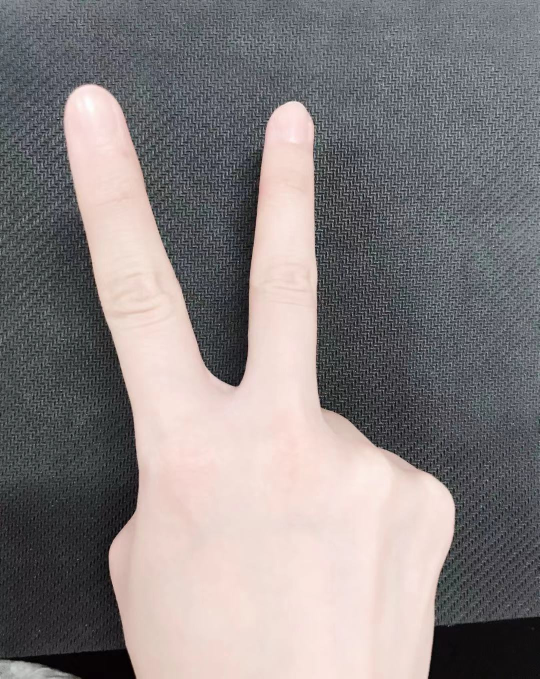
//> input picture 实验/E8/静态手势识别/finger/pp.jpg, 1079 x 1357 px (shown at 1/2 size)
$ ./静态手势识别   (built with g++ and OpenCV 4)
//> lines starting //> are read from the running program, lines starting //| are printed output that depends on the picture; after the words box and inside, x2 and y2 are one past the last pixel; in counts of white or black regions, pixels touching at a corner belong together
// 静态手势识别.cpp : 此文件包含 "main" 函数。程序执行将在此处开始并结束。
//

#include "pch.h"
#include <string>
#include <stdio.h>
#include <iostream>
#include <cstring>
#include <opencv2/opencv.hpp>
#include <opencv2/core/core.hpp>
#include <opencv2/highgui/highgui.hpp>
#include <opencv2/imgproc/imgproc.hpp>
#include <sstream>
#include <iostream>
#include <io.h>
#include <fstream>
#include <iterator>
#include <vector>
#include <Windows.h>
#include <math.h>

using namespace cv;
using namespace std;

//void getFiles(string path, vector<string>& files);
int main()
{
	Mat YCrCb_detect(Mat & input_image);
	void largestArea(Mat &src);
	void getFiles(string path, vector<string>& files);
	//Mat ellipse_detect(Mat& src);
	//int getX(Mat &src);
	//int getY(Mat &src);
	int XLoutline(Mat &src);
	int XRoutline(Mat &src);
	int Youtline(Mat &src);
	//int getArea(Mat &src);
	int saomiao(int row, int col, double R, Mat &src, Mat &temp);

	vector<string> files;
	string filePath = "E:\\C++\\静态手势识别\\finger\\my";
	////获取该路径下的所有文件
	getFiles(filePath, files);

	char str[30];
	int size = files.size();
	int i = 0;
	//while (i < files.size())
	//{
	string path = "E:\\C++\\静态手势识别\\finger\\pp.jpg";//+ files[i];
	int resize_height = 256;
	int resize_width = 256;
	//Mat src = imread(files[i]); //从路径名中读取图片
	//i++;
	Mat src = imread(path);
//> src is the input picture: 1357 rows x 1079 cols, CV_8UC3; mean B, G, R 129.4, 128.8, 134.7
	Mat Dst;
	resize(src, Dst, Size(resize_width, resize_height), (0, 0), (0, 0), INTER_LINEAR);//重新调整图像大小
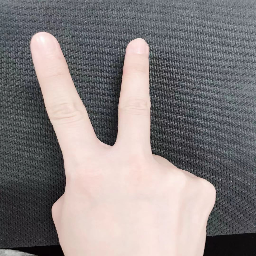
//> Dst: 256 rows x 256 cols, CV_8UC3; mean B, G, R 129.2, 128.7, 134.6
	Mat p2 = YCrCb_detect(Dst);
//> in YCrCb_detect, `cvtColor(src, ycrcb_image, CV_BGR2YCrCb);`: ycrcb_image: 256 rows x 256 cols, CV_8UC3; mean of channels 0, 1, 2 130.5, 130.9, 127.3
//> after the loop in YCrCb_detect, `for (int i = 0; i < src.rows; i++)`:
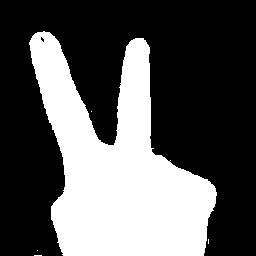
//> output_mask: 256 rows x 256 cols, CV_8UC1; 34.8% white; 5 white regions (4 under 20 px), largest, box (x1, y1, x2, y2) and area: (29, 31, 217, 256) 22768
	Mat gray_image;
	cvtColor(p2, gray_image, CV_BGR2GRAY);
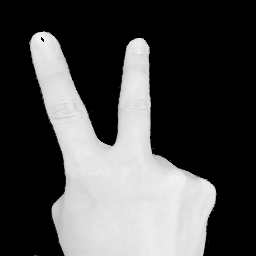
//> gray_image: 256 rows x 256 cols, CV_8UC1; min 0, max 249, mean 76
	Mat temp;
	medianBlur(gray_image, temp, 3);   //孔径为3，将邻域点的灰度值中值作为该点的值
	Mat result;
	result = temp.clone();
	threshold(temp, result, 30, 200.0, CV_THRESH_BINARY);  //二值化   30为阈值大于30则为200
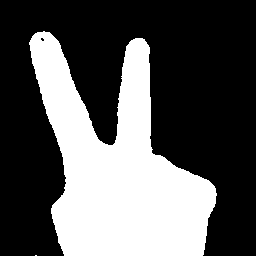
//> result: 256 rows x 256 cols, CV_8UC1; values 0 (black) and 200 (white), 34.6% white; 2 white regions (1 under 20 px)
	imshow("二值化", result);
	largestArea(result);
//> in largestArea, `cv::findContours(src, contours, CV_RETR_EXTERNAL, CV_CHAIN_APPROX_NONE);`: contours = 2 contours, 1 with area under 20; largest, box (x1, y1, x2, y2) and area: (29, 31, 217, 256) 22244
//> the loop in largestArea, `for (size_t i = 0; i < contours.size(); i++)` made 2 passes
//> (area, maxArea) on pass 2: (22244.5, 22244.5)
//> after the loop in largestArea, `for (size_t i = 0; i < contours.size(); i++)`: maxArea = 22244.5; maxContour = contour of 859 points, box (x1, y1, x2, y2) (29, 31, 217, 256), area 22244
//> in largestArea, `cv::Rect maxRect = cv::boundingRect(maxContour);`: maxRect = Rect(29, 31, 188, 225)
//> in largestArea, `int x = maxRect.x;`: x = 29
//> in largestArea, `int y = maxRect.y;`: y = 31
//> in largestArea, `int w = maxRect.width;`: w = 188
//> in largestArea, `int h = maxRect.height;`: h = 225
//| 29 31 188 225
	imshow("最大连通区域", result);
	int xLline = XLoutline(result);  //左边界
//> xLline = 29
	int xRline = XRoutline(result);  //右边界
//> the loop in XRoutline, `for (int i = 0; i < src.cols; i++)` made 256 passes
//> index on passes 1 to 3: 0, 0, 0
//> after the loop in XRoutline, `for (int i = 0; i < src.cols; i++)`: index = 216
//> xRline = 216
	int yline = Youtline(result);       //上边界
//> yline = 31
	int col = xLline + (xRline - xLline) / 2;      //圆心的col
//> col = 122
	double r = (xRline - xLline) / 2 * 1.21;        //圆心的row
//> r = 112.5
	//cout << r <<" "<<xRline<<" "<<xLline<<" "<< endl;
	Mat huatu = result.clone();
	int row = int(yline + r) + 5;
//> row = 148
	int line = int(yline + r);
//> line = 143
	int number = saomiao(row, col, r, result, huatu);
//> the loop in saomiao, `while (rad < 330.0)` made 260 passes
//> (xlength, ylength) on passes 1 to 3: (-105, -38), (-105, -39), (-105, -40)
//> after the loop in saomiao, `while (rad < 330.0)`: temp: 256 rows x 256 cols, CV_8UC1; values 0 (black) and 200 (white), 34.5% white; 2 white regions (1 under 20 px), largest, box (x1, y1, x2, y2) and area: (29, 31, 217, 256) 22632
//> after the loop in saomiao, `while (rad < 330.0)`: rad = 330; num = 0; result = 1
//> number = 1
	//cout << r << endl;
	cout << xRline << " " << xLline << endl;
//| 216 29
	//cout << row << " " << col << endl;
	int quan[] = { 0,0,0,0,0,0 };
	quan[number]++;
//> quan = [0, 1, 0, 0, 0, 0]
	while (int(row - r) < line - int(r / 5))//result.rows)
	{
		row = row + 5;
		number = saomiao(row, col, r, result, huatu);
		quan[number]++;
	}
//> this loop made 18 passes
//> row on passes 1 to 12: 153, 158, 163, 168, 173, 178, 183, 188, 193, 198, 203, 208
//> pass 1, `number = saomiao(row, col, r, result, huatu);`:
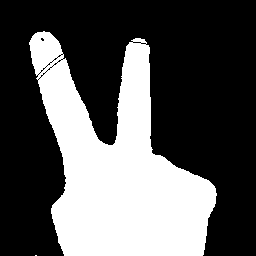
//> huatu: 256 rows x 256 cols, CV_8UC1; values 0 (black) and 200 (white), 34.5% white; 2 white regions (1 under 20 px), largest, box (x1, y1, x2, y2) and area: (29, 31, 217, 256) 22581
//> pass 3, `number = saomiao(row, col, r, result, huatu);`:
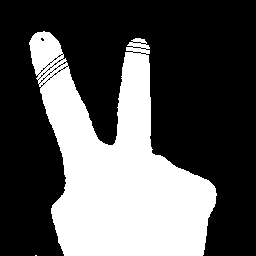
//> huatu: 256 rows x 256 cols, CV_8UC1; values 0 (black) and 200 (white), 34.3% white; 2 white regions (1 under 20 px), largest, box (x1, y1, x2, y2) and area: (29, 31, 217, 256) 22465
//> after the loop:
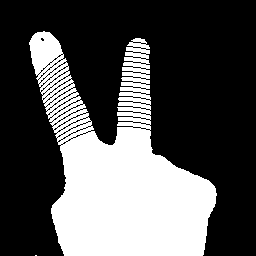
//> huatu: 256 rows x 256 cols, CV_8UC1; values 0 (black) and 200 (white), 32.7% white; 2 white regions (1 under 20 px), largest, box (x1, y1, x2, y2) and area: (29, 31, 217, 256) 21449
//> after the loop, row = 238
	int max = 0;
	for (int i = 1; i < 6; i++)
	{
		cout << quan[i] << " ";
		if (quan[i] > 3)
			max = i;
	}
//> this loop made 5 passes
//| 1 18 0 0 0
	cout << "权" << endl;
	stringstream count;
	count << max;
	//count <<"第"<<i-1<<"张个数为"<< max;
	imshow(count.str(), p2);
	imshow("画图", huatu);
	//}
	waitKey(0);
	return 0;
}

int saomiao(int row, int col, double R, Mat &src, Mat &temp)
{
	//temp.at<uchar>(row,col) =0;
	double rad = 200.0;
	double hudu = 0.0;
	int  result = 0, num = 0, xlength, ylength;
	// [14 lines of commented-out code are left out]
	while (rad < 330.0)
	{
		hudu = rad * 3.14 / 180;
		xlength = int(R * cos(hudu));
		ylength = int(R * sin(hudu));
		if (row + ylength<0 || row + ylength>src.rows - 1 || col + xlength<0 || col + xlength>src.cols - 1) //防止外溢
		{
			rad = rad + 0.5;
		}
		else if (src.at<uchar>(row + ylength, col + xlength) == 0)
		{
			num = 0;
			rad = rad + 0.5;
		}
		else
		{
			//cout << xlength << " " << ylength <<" "<< X+xlength<<" "<<Y+ylength<< " "<<rad<<" "<<R << endl;
			temp.at<uchar>(row + ylength, col + xlength) = 0;
			num++;
			if (num == 10)
			{
				result++;
			}
			if (num == int(R / 2))
			{
				result = 0;
				return result;
				break;
			}
			rad = rad + 0.5;
		}
	}

	return result;
}

int XLoutline(Mat &src)//左侧
{
	for (int i = 0; i < src.cols; i++)
	{
		//cout << endl;
		for (int j = 0; j < src.rows; j++)
		{
			int m = src.at<uchar>(j, i);
			//cout << m << " ";
			if (m == 200)
			{
				return i;
			}
		}
	}
}
int XRoutline(Mat &src)//右侧
{
	int index = 0;
	//for (int i = src.cols-1; i >=0; i--)
	for (int i = 0; i < src.cols; i++)
	{
		for (int j = 0; j < src.rows; j++)
		{
			int m = src.at<uchar>(j, i);
			if (m == 200)
				index = i;
		}
	}
	return index;
	//return 200;
}

int Youtline(Mat &src)//上侧
{
	for (int i = 0; i < src.rows; i++)
	{
		for (int j = 0; j < src.cols; j++)
		{
			int m = src.at<uchar>(i, j);
			if (m == 200)
				return i;
		}
	}
}

// [49 lines of commented-out code are left out]

void getFiles(string path, vector<string>& files)
{
	//文件句柄
	intptr_t   hFile = 0;
	//文件信息
	struct _finddata_t fileinfo;
	string p;
	if ((hFile = _findfirst(p.assign(path).append("\\*").c_str(), &fileinfo)) != -1)
	{
		do
		{
			//如果是目录,迭代之
			//如果不是,加入列表
			if ((fileinfo.attrib &  _A_SUBDIR))
			{
				if (strcmp(fileinfo.name, ".") != 0 && strcmp(fileinfo.name, "..") != 0)
					getFiles(p.assign(path).append("\\").append(fileinfo.name), files);
			}
			else
			{
				files.push_back(p.assign(path).append("\\").append(fileinfo.name));
			}
		} while (intptr_t(_findnext(hFile, &fileinfo)) == 0);
		_findclose(hFile);
	}
}

Mat YCrCb_detect(Mat & src)
{
	Mat ycrcb_image;
	int Cr = 1;
	int Cb = 2;
	cvtColor(src, ycrcb_image, CV_BGR2YCrCb); //首先转换成到YCrCb空间
	Mat output_mask = Mat::zeros(src.size(), CV_8UC1);
	for (int i = 0; i < src.rows; i++)
	{
		for (int j = 0; j < src.cols; j++)
		{
			//Cr反映了RGB输入信号红色部分与RGB信号亮度值之间的差异。而Cb反映的是RGB输入信号蓝色部分与RGB信号亮度值之同的差异。
			uchar *p_mask = output_mask.ptr<uchar>(i, j);//单通道灰度值图片cv_8uc1
			uchar *p_src = ycrcb_image.ptr<uchar>(i, j);//cr与cb分别代表色调和饱和度,y为亮度
			if (p_src[Cr] >= 130 && p_src[Cr] <= 160 && p_src[Cb] >= 77 && p_src[Cb] <= 127)
			{//133    173    77    127
				p_mask[0] = 255;  //0通道为255
			}
		}
	}
	Mat detect;
	src.copyTo(detect, output_mask); //将mask敷衍到src上，给src打马赛克，黑色掩盖src
	return detect;
}

void largestArea(Mat &src)
{
	vector<vector<cv::Point>> contours;
	cv::findContours(src, contours, CV_RETR_EXTERNAL, CV_CHAIN_APPROX_NONE);

	// 寻找最大连通域
	double maxArea = 0;
	vector<cv::Point> maxContour;
	for (size_t i = 0; i < contours.size(); i++)
	{
		double area = cv::contourArea(contours[i]);
		if (area > maxArea)
		{
			maxArea = area;
			maxContour = contours[i];
		}
	}

	// 将轮廓转为矩形框
	cv::Rect maxRect = cv::boundingRect(maxContour);

	// 显示连通域
	int x = maxRect.x;
	int y = maxRect.y;
	int w = maxRect.width;
	int h = maxRect.height;
	cout << x << " " << y << " " << w << " " << h << endl;
	for (int i = 0; i < src.rows; i++)
	{
		for (int j = 0; j < src.cols; j++)
		{
			if (i<y || i>y + h || j<x || j>x + w)
				src.at<uchar>(i, j) = 0;
		}
	}

	// [21 lines of commented-out code are left out]
}
